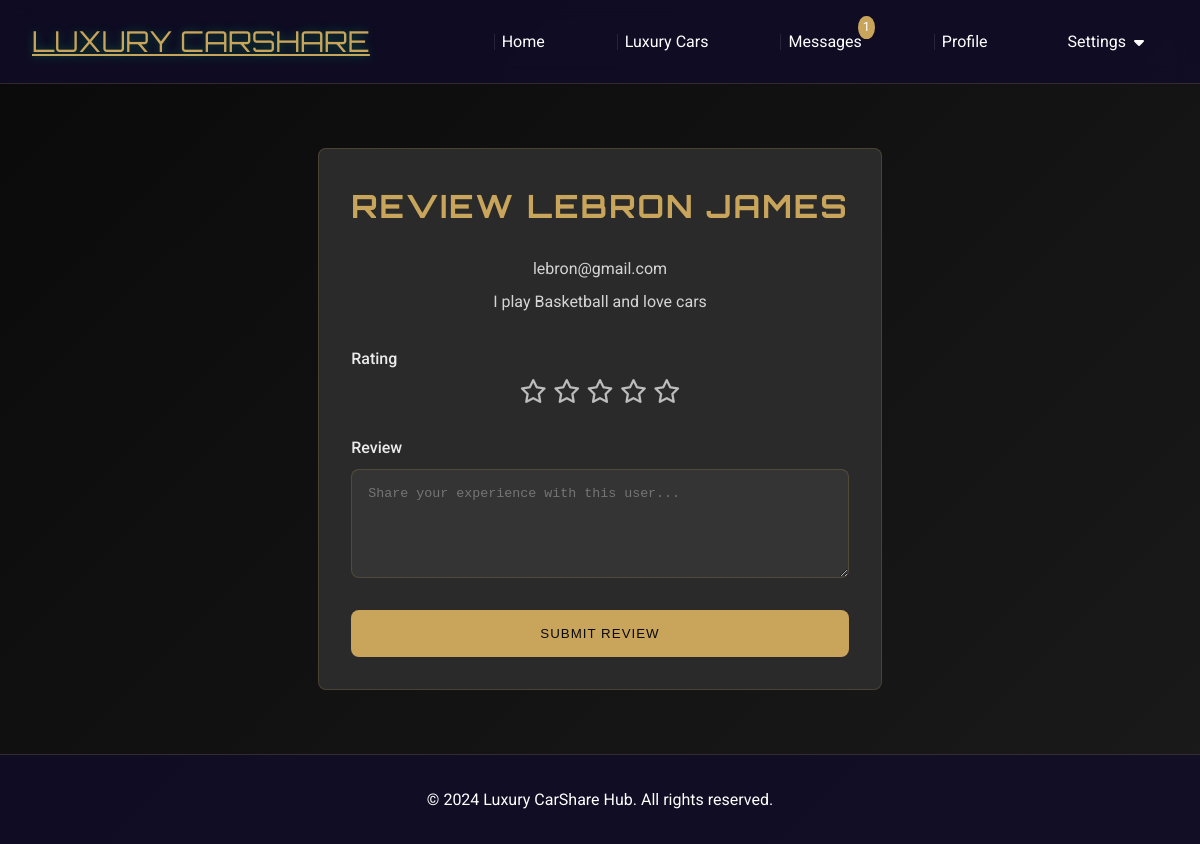
Page /write-review/2 (signed in) on the committed database.
### app.py (models this page shows, shortened)
class User(UserMixin, db.Model):
    id = db.Column(db.Integer, primary_key=True)
    email = db.Column(db.String(120), unique=True, nullable=False)
    password_hash = db.Column(db.String(128))
    name = db.Column(db.String(100))
    phone = db.Column(db.String(20))
    location = db.Column(db.String(100))
    bio = db.Column(db.Text)
    is_driver = db.Column(db.Boolean, default=False)
    cars = db.relationship('Car', backref='owner', lazy=True)
    bookings = db.relationship('Booking', backref='user', lazy=True)
    reviews_received = db.relationship('Review', backref='reviewed_user', lazy=True, foreign_keys='Review.reviewed_user_id')
    reviews_given = db.relationship('Review', backref='reviewer', lazy=True, foreign_keys='Review.reviewer_id')
    sent_messages = db.relationship('Message', foreign_keys='Message.sender_id', backref='sender', lazy=True)
    received_messages = db.relationship('Message', foreign_keys='Message.receiver_id', backref='receiver', lazy=True)

### app.py (the view, shortened to what this page needs)
@app.route('/write-review/<int:user_id>')
@login_required
def write_review(user_id):
    user = User.query.get_or_404(user_id)
    if user.id == current_user.id:
        flash('You cannot review yourself!')
        return redirect(url_for('user_profile', user_id=user_id))
    can_review = False
    if user.cars:
        completed_bookings = Booking.query.filter(
            Booking.car_id.in_([car.id for car in user.cars]),
            Booking.user_id == current_user.id,
            Booking.status == 'approved'
        ).all()
        if completed_bookings:
            can_review = True
    if not can_review:
        flash('You can only review users after completing a booking with them!')
        return redirect(url_for('user_profile', user_id=user_id))
    existing_review = Review.query.filter_by(
        reviewer_id=current_user.id,
        reviewed_user_id=user_id
    ).first()
    return render_template('review.html', user=user, existing_review=existing_review)

### app.py (called while the page is built)
@login_manager.user_loader
def load_user(user_id):
    return User.query.get(int(user_id))

@app.context_processor
def inject_unread_count():
    if current_user.is_authenticated:
        unread_count = Message.query.filter_by(receiver_id=current_user.id, is_read=False).count()
        return {'unread_message_count': unread_count}
    return {'unread_message_count': 0}

### templates/review.html (shortened to what this page needs)
{% extends "base.html" %}
{% block content %}
<div class="review-container">
    <div class="review-card glass-panel">
        <h1 class="luxury-title">Review {{ user.name }}</h1>
        <div class="user-info">
            <p class="email">{{ user.email }}</p>
            {% if user.bio %}
                <p class="bio">{{ user.bio }}</p>
            {% endif %}
        </div>
        <form action="{{ url_for('review_user', user_id=user.id) }}" method="POST" class="review-form">
            <div class="form-group">
                <label for="rating">Rating</label>
                <div class="star-rating">
                    <div class="star-input">
                        <label for="rating-5" class="fas fa-star"></label>
                        <label for="rating-4" class="fas fa-star"></label>
                        <label for="rating-3" class="fas fa-star"></label>
                        <label for="rating-2" class="fas fa-star"></label>
                        <label for="rating-1" class="fas fa-star"></label>
                    </div>
                </div>
            </div>
            <div class="form-group">
                <label for="comment">Review</label>
                <textarea id="comment" name="comment" rows="5" placeholder="Share your experience with this user..." required></textarea>
            </div>
            <button type="submit" class="btn btn-gold">Submit Review</button>
        </form>
    </div>
</div>
{% endblock %}

### static/css/style.css (style rules this page uses)
:root { --primary-color: #0a0a0a; --secondary-color: #1a1a1a; --accent-color: #c9a55c; --text-color: #ffffff; --card-bg: rgba(255, 255, 255, 0.05); --gradient: linear-gradient(135deg, var(--primary-color), var(--secondary-color)); --glass-effect: rgba(255, 255, 255, 0.05); --glass-border: rgba(201, 165, 92, 0.2); --gold-glow: 0 0 20px rgba(201, 165, 92, 0.3); }
* { margin: 0; padding: 0; box-sizing: border-box; }
body { font-family: 'Roboto', sans-serif; background: var(--gradient); color: var(--text-color); min-height: 100vh; display: flex; flex-direction: column; line-height: 1.6; }
.btn { background: var(--accent-color); color: var(--primary-color); border: none; padding: 0.8rem 1.5rem; border-radius: 8px; cursor: pointer; font-weight: 500; transition: all 0.3s ease; text-decoration: none; display: inline-block; text-align: center; text-transform: uppercase; letter-spacing: 1px; }
.form-group { margin-bottom: 1.5rem; }
.form-group label { display: block; margin-bottom: 0.5rem; color: var(--text-color); font-weight: 500; }
.form-group input, .form-group select, .form-group textarea { width: 100%; padding: 1rem; border: 1px solid var(--glass-border); border-radius: 8px; background: var(--glass-effect); color: var(--text-color); transition: all 0.3s ease; }
.review-card { background: var(--glass-effect); padding: 1.5rem; border-radius: 10px; margin-bottom: 1rem; border: 1px solid var(--glass-border); }
.review-card { background: rgba(255, 255, 255, 0.1); padding: 1rem; border-radius: 10px; margin: 1rem 0; }
.review-card { background: #2a2a2a; border-radius: 8px; padding: 1rem; margin-bottom: 1rem; }
.star-rating { display: flex; flex-direction: row-reverse; justify-content: flex-end; margin: 0.5rem 0; }
.star-rating label { color: #ddd; cursor: pointer; font-size: 1.5rem; padding: 0 0.2rem; }

### templates/review.html (style rules this page uses)
.review-container { max-width: 800px; margin: 2rem auto; padding: 0 1rem; }
.review-card { padding: 2rem; }
.luxury-title { color: var(--accent-color); font-family: 'Orbitron', sans-serif; text-transform: uppercase; letter-spacing: 2px; margin-bottom: 1.5rem; text-align: center; }
.user-info { margin-bottom: 2rem; text-align: center; }
.email { color: var(--text-color); opacity: 0.8; margin-bottom: 0.5rem; }
.bio { color: var(--text-color); opacity: 0.8; line-height: 1.5; }
.review-form { max-width: 600px; margin: 0 auto; }
.form-group { margin-bottom: 1.5rem; }
.form-group label { display: block; margin-bottom: 0.5rem; color: var(--text-color); opacity: 0.9; }
.star-rating { display: flex; justify-content: center; margin-bottom: 1rem; }
.star-input { display: flex; flex-direction: row-reverse; font-size: 2rem; }
.star-input label { cursor: pointer; color: #ccc; padding: 0 0.2rem; transition: color 0.3s ease; }
textarea { width: 100%; padding: 1rem; background: var(--glass-effect); border: 1px solid var(--glass-border); border-radius: 0.5rem; color: var(--text-color); resize: vertical; }
.btn-gold { width: 100%; padding: 1rem; }

### rows in the picture
User: name "LEBRON JAMES", email "lebron@gmail.com", bio "I play Basketball and love cars"

### other values in the picture
{{ unread_message_count }} "1"
